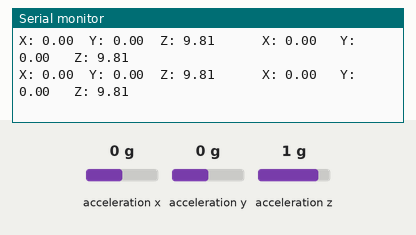
A sketch run on a simulated Arduino Zero (SAMD21). Shown: the last lines printed to the serial monitor. Inputs (shaded band) come from the test bench; at power-on: acceleration x 0 g, acceleration y 0 g, acceleration z 1 g. Storage starts empty.

Above: at 1.2 s.
1.3 s: acceleration x set to -1.4 g
At 1.9 s:
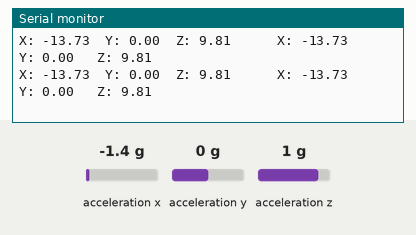
2.8 s: acceleration y set to -1.4 g
At 3.7 s:
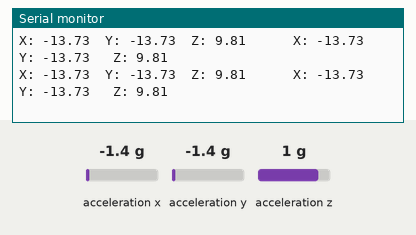
4.3 s: acceleration z set to -1.4 g
At 4.8 s:
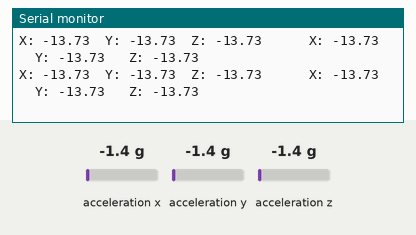
5.8 s: acceleration x set to -0.8 g
At 6.3 s:
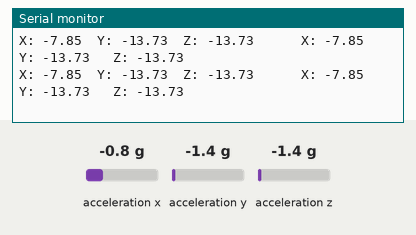
Timing chart, 0 to 8.8 s (numbered marks = the images above; inputs shaded):
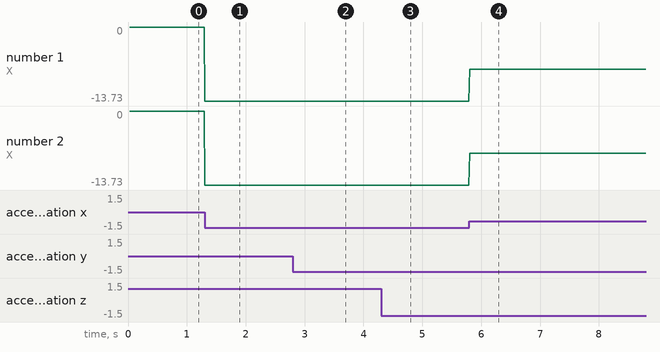

Measured:
- after the input at 1.3 s, the serial monitor: prints a new line at once (image 1)
- after the input at 2.8 s, the serial monitor: prints a new line at once (image 2)
- after the input at 4.3 s, the serial monitor: prints a new line at once (image 3)
- after the input at 5.8 s, the serial monitor: prints a new line at once (image 4)
- plotted number 1: 0 → -13.73 after the input at 1.3 s, -13.73 → -7.85 after the input at 5.8 s
- plotted number 2: 0 → -13.73 after the input at 1.3 s, -13.73 → -7.85 after the input at 5.8 s

The sketch:

AccelSD.ino
```cpp
/* Krystal Bernal
 *  Last Updated: 4/19/2018
 *  This program reads data from two LIS3DH accelerometers and saves data to a microSD card
 *
 *  microSD needs its own set of communication pins
 *  SCK = 13
 *  DO = 12
 *  DI = 11
 */

#include <Wire.h>
#include <SPI.h>
#include <SD.h>
#include <Adafruit_LIS3DH.h>
#include <Adafruit_Sensor.h>

#define SD_CS 10
#define Accel_CLK 9 // SCL
#define Accel_DO 8  // SA0/SDO
#define Accel_DI 7  // SDA
#define Acc1_CS 5
#define Acc2_CS 3

Adafruit_LIS3DH acc1 = Adafruit_LIS3DH(Acc1_CS, Accel_DI, Accel_DO, Accel_CLK);
Adafruit_LIS3DH acc2 = Adafruit_LIS3DH(Acc2_CS, Accel_DI, Accel_DO, Accel_CLK);

File myFile;
bool record;

long time;

#if defined(ARDUINO_ARCH_SAMD)
  #define Serial SerialUSB
#endif

void setup(void) {

  Serial.begin(9600);

  if (!acc1.begin()) {
    Serial.println("Error initializing accelerometer 1.");
    while (1);
  } else {
    Serial.println("Acc 1 initialized...");
  }
  if (!acc2.begin()) {
    Serial.println("Error initializing accelerometer 2.");
    while (1);
  } else {
    Serial.println("Acc 2 initialized...");
  }
  if (SD.begin(SD_CS)) {
    Serial.print("MicroSD card initialized...");
    myFile = SD.open("BAJADATA.txt", FILE_WRITE);
    if (myFile) {
      record = true;
      myFile.println("Acc1_X,Acc1_Y,Acc1_Z,Acc2_X,Acc2_Y,Acc2_Z,Seconds");
      Serial.println("Writing to BAJADATA.txt");
    }
  }else{
    Serial.println("Error initializing microSD card.");
  }

  acc1.setRange(LIS3DH_RANGE_4_G);   // 2, 4, 8 or 16G
  acc2.setRange(LIS3DH_RANGE_4_G);
}

void loop() {

  readAccel();
  time = millis();

  if (time > 10000) { //close after 10s
    myFile.close();
    Serial.println("BAJADATA.txt closed.");
    while (1);
  }
  delay(10);
}

void readAccel() {
  acc1.read();
  acc2.read();

  sensors_event_t event1;
  acc1.getEvent(&event1);

  sensors_event_t event2;
  acc2.getEvent(&event2);

  if (record) {
    myFile.print(event1.acceleration.x);
    myFile.print(",");
    myFile.print(event1.acceleration.y);
    myFile.print(",");
    myFile.print(event1.acceleration.z);
    myFile.print(",");
    myFile.print(event2.acceleration.x);
    myFile.print(",");
    myFile.print(event2.acceleration.y);
    myFile.print(",");
    myFile.println(event2.acceleration.z);
    myFile.print(",");
    myFile.println(time / 1000);
  }

  /* Display the results in m/s^2 */
  Serial.print("X: "); Serial.print(event1.acceleration.x);
  Serial.print("  Y: "); Serial.print(event1.acceleration.y);
  Serial.print("  Z: "); Serial.print(event1.acceleration.z);
  Serial.print("      X: "); Serial.print(event2.acceleration.x);
  Serial.print("   Y: "); Serial.print(event2.acceleration.y);
  Serial.print("   Z: "); Serial.print(event2.acceleration.z);

  Serial.println();
}
```
